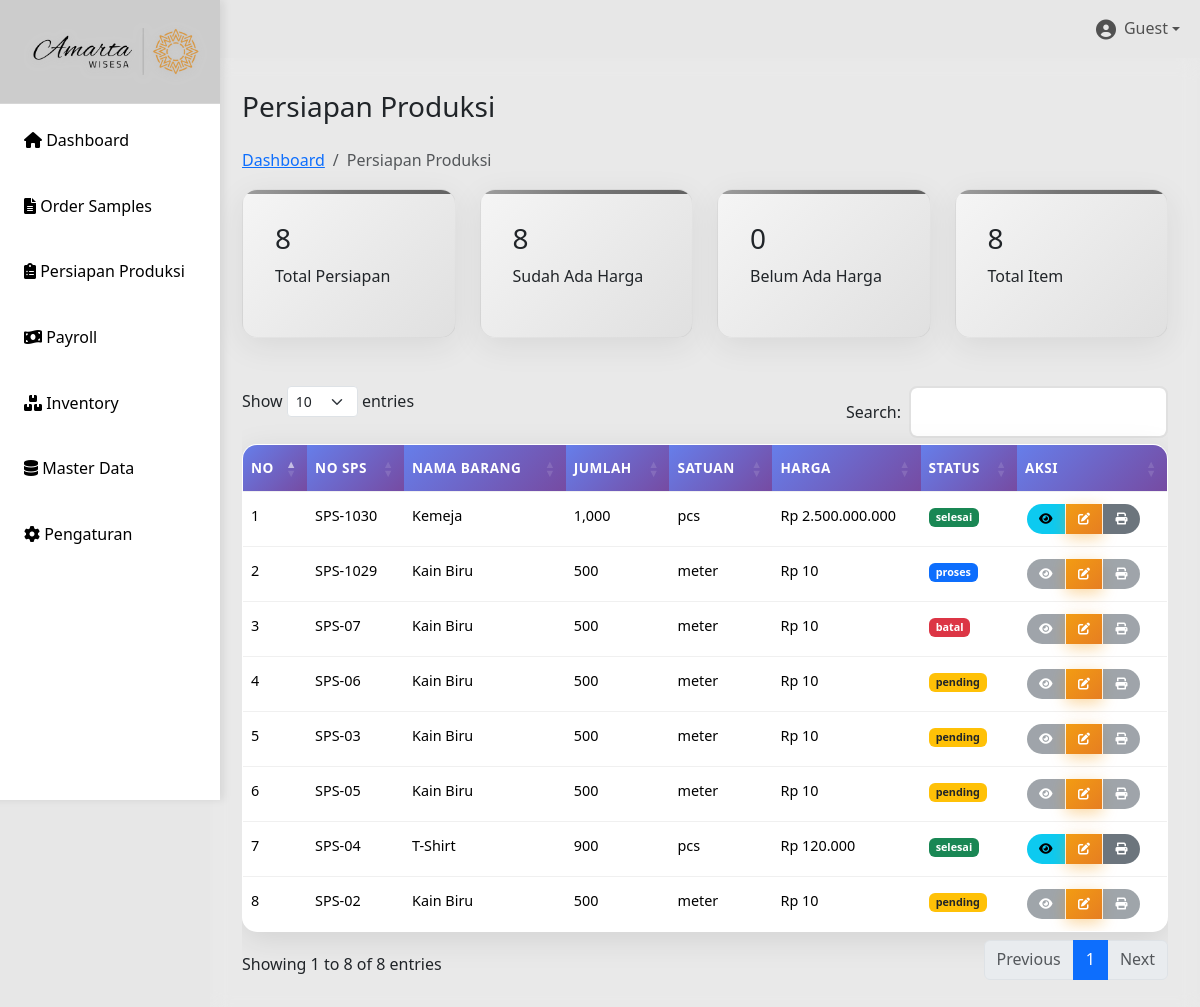
Before: /persiapan.php with the older database file.
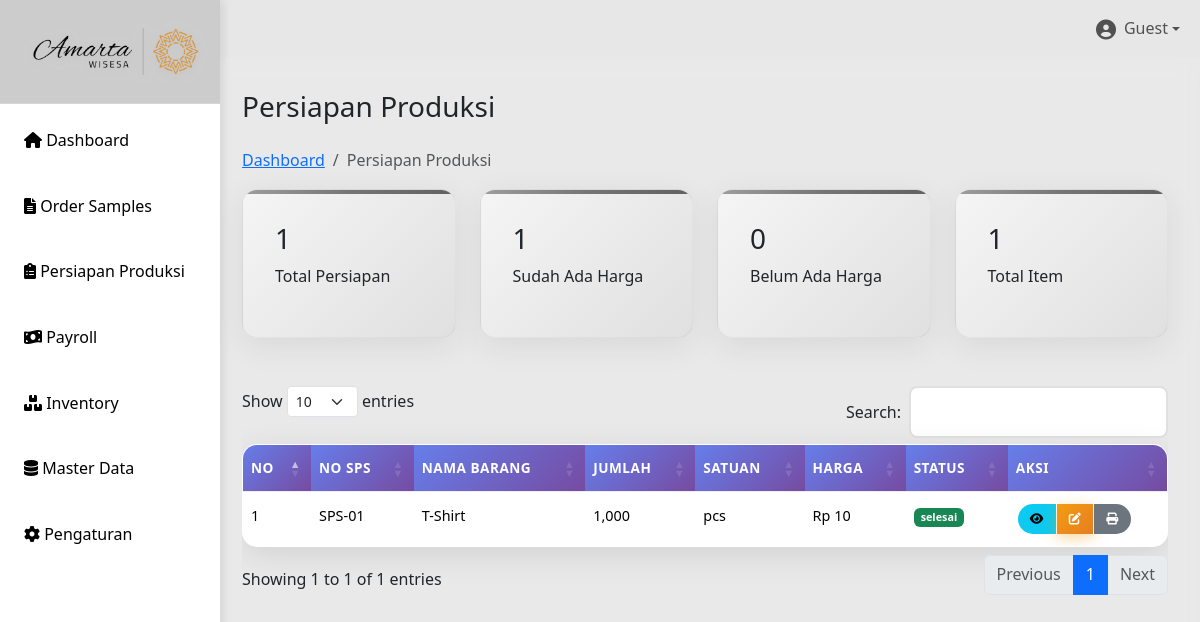
After: the same page with the newer database file.
### tables this page shows
CREATE TABLE `persiapan` (
  `id` int(11) UNSIGNED NOT NULL,
  `id_sps` int(10) UNSIGNED NOT NULL,
  `spp_no` varchar(50) NOT NULL DEFAULT '',
  `kode_barang` varchar(50) DEFAULT NULL,
  `nama_barang` varchar(100) DEFAULT NULL,
  `jumlah` int(11) DEFAULT NULL,
  `satuan` varchar(20) DEFAULT NULL,
  `harga` decimal(65,2) DEFAULT NULL,
  `total` decimal(10,2) DEFAULT NULL,
  `tanggal_persiapan` date NOT NULL,
  `pola` varchar(255) DEFAULT NULL,
  `marker` varchar(255) DEFAULT NULL,
  `upload_spk` varchar(255) DEFAULT NULL,
  `status` enum('pending','proses','selesai','batal') DEFAULT 'pending',
  `sp_srx` varchar(255) DEFAULT NULL,
  `created_at` datetime DEFAULT current_timestamp(),
  `updated_at` datetime DEFAULT current_timestamp() ON UPDATE current_timestamp()
);

CREATE TABLE `sps` (
  `id` int(10) UNSIGNED NOT NULL,
  `tanggal` date DEFAULT NULL,
  `sps_no` varchar(20) DEFAULT NULL,
  `customer` varchar(100) DEFAULT NULL,
  `item` varchar(100) DEFAULT NULL,
  `artikel` varchar(100) DEFAULT NULL,
  `qty` int(11) DEFAULT NULL,
  `size` varchar(20) DEFAULT NULL,
  `sample_product` varchar(255) DEFAULT NULL,
  `design` varchar(255) DEFAULT NULL,
  `st_chart` varchar(255) DEFAULT NULL,
  `material_sm` varchar(255) DEFAULT NULL,
  `pola_sample` varchar(255) DEFAULT NULL,
  `buat_sample` varchar(255) DEFAULT NULL,
  `kirim` date DEFAULT NULL,
  `approval` varchar(100) DEFAULT NULL,
  `sp_srx` varchar(100) DEFAULT NULL
);

### persiapan.php (the view, shortened to what the changed rows need)
<?php
include "includes/header.php";
include "config/db.php";
$result = $conn->query("SELECT p.*, s.sps_no
                        FROM persiapan p
                        LEFT JOIN sps s ON p.id_sps = s.id
                        ORDER BY p.id DESC");
$total_result = $conn->query("SELECT COUNT(*) as total_count FROM persiapan");
$total_count = $total_result ? $total_result->fetch_assoc()['total_count'] : 0;
$harga_result = $conn->query("SELECT COUNT(*) as harga_count FROM persiapan WHERE harga IS NOT NULL AND harga > 0");
$harga_count = $harga_result ? $harga_result->fetch_assoc()['harga_count'] : 0;
?>
    <main class="main-content">
            <div>
                <h1 class="h3 mb-4">Persiapan Produksi</h1>
            </div>
        <div class="row mb-4">
            <div class="col-md-3">
                <div class="stats-card">
                    <h3><?php echo $total_count; ?></h3>
                    <p>Total Persiapan</p>
                </div>
            </div>
            <div class="col-md-3">
                <div class="stats-card">
                    <h3><?php echo $harga_count; ?></h3>
                    <p>Sudah Ada Harga</p>
                </div>
            </div>
            <div class="col-md-3">
                <div class="stats-card">
                    <h3><?php echo $total_count; ?></h3>
                    <p>Total Item</p>
                </div>
            </div>
        </div>
        <div class="table-container">
            <div class="table-responsive">
                <table id="persiapanTable" class="table table-hover">
                    <thead>
                        <tr>
                            <th>No</th>
                            <th>No SPS</th>
                            <th>Nama Barang</th>
                            <th>Jumlah</th>
                            <th>Satuan</th>
                            <th>Harga</th>
                            <th>Status</th>
                            <th>Aksi</th>
                        </tr>
                    </thead>
                    <tbody>
                        <?php $no=1; while($row = $result->fetch_assoc()): ?>
                        <tr>
                            <td><?= $no++ ?></td>
                            <td><?= $row['sps_no'] ?: '-' ?></td>
                            <td><?= $row['nama_barang'] ?: '-' ?></td>
                            <td><?= number_format($row['jumlah'] ?? 0) ?></td>
                            <td><?= $row['satuan'] ?: '-' ?></td>
                            <td>Rp <?= number_format($row['harga'] ?? 0, 0, ',', '.') ?></td>
                            <td>
                                <?php
                                $status = $row['status'] ?? '';
                                $statusClass = '';
                                switch(strtolower($status)) {
                                    case 'pending':
                                        $statusClass = 'badge bg-warning text-dark';
                                        break;
                                    case 'proses':
                                        $statusClass = 'badge bg-primary';
                                        break;
                                    case 'selesai':
                                        $statusClass = 'badge bg-success';
                                        break;
                                    case 'batal':
                                        $statusClass = 'badge bg-danger';
                                        break;
                                }
                                ?>
                                <span class="<?= $statusClass ?>"><?= $status ?: '-' ?></span>
                            </td>
                            <td>
                                <div class="btn-group btn-group-sm" role="group">
                                    <?php if (strtolower($status) === 'selesai'): ?>
                                        <a href="detail-persiapan.php?id=<?= $row['id'] ?>" class="btn btn-info" title="Detail">
                                            <i class="fas fa-eye"></i>
                                        </a>
                                    <?php else: ?>
                                        <button class="btn btn-secondary" title="Detail Persiapan Enable saat Status Selesai" disabled>
                                            <i class="fas fa-eye"></i>
                                        </button>
                                    <?php endif; ?>
                                    <button class="btn btn-warning" onclick="editPersiapan(<?= $row['id'] ?>)" title="Edit">
                                        <i class="fas fa-edit"></i>
                                    </button>
                                    <?php if (strtolower($status) === 'selesai'): ?>
                                        <a href="generate_spp.php?id=<?= $row['id'] ?>" class="btn btn-secondary" title="Print" target="_blank">
                                            <i class="fas fa-print"></i>
                                        </a>
                                    <?php else: ?>
                                        <button class="btn btn-secondary" title="SPP hanya bisa dicetak saat status Selesai" disabled>
                                            <i class="fas fa-print"></i>
                                        </button>
                                    <?php endif; ?>
                                </div>
                            </td>
                        </tr>
                        <?php endwhile; ?>
                    </tbody>
                </table>
            </div>
        </div>
    </main>
<?php include 'includes/footer.php'; ?>

Changed rows visible on the page:
removed persiapan: id_sps.sps_no "SPS-1030", nama_barang "Kemeja", jumlah "1,000", satuan "pcs", harga "2.500.000.000", status "selesai"
removed persiapan: id_sps.sps_no "SPS-1029", nama_barang "Kain Biru", jumlah "500", satuan "meter", harga "10", status "proses"
removed persiapan: id_sps.sps_no "SPS-07", nama_barang "Kain Biru", jumlah "500", satuan "meter", harga "10", status "batal"
removed persiapan: id_sps.sps_no "SPS-06", nama_barang "Kain Biru", jumlah "500", satuan "meter", harga "10", status "pending"
removed persiapan: id_sps.sps_no "SPS-03", nama_barang "Kain Biru", jumlah "500", satuan "meter", harga "10", status "pending"
removed persiapan: id_sps.sps_no "SPS-05", nama_barang "Kain Biru", jumlah "500", satuan "meter", harga "10", status "pending"
removed persiapan: id_sps.sps_no "SPS-04", nama_barang "T-Shirt", jumlah "900", satuan "pcs", harga "120.000", status "selesai"
removed persiapan: id_sps.sps_no "SPS-02", nama_barang "Kain Biru", jumlah "500", satuan "meter", harga "10", status "pending"
added persiapan: id_sps.sps_no "SPS-01", nama_barang "T-Shirt", jumlah "1,000", satuan "pcs", harga "10", status "selesai"
Other visible differences:
$total_count: "8" → "1"
$harga_count: "8" → "1"
text written by a page script: "Show entries Search: Showing 1 to 8 of 8 entries Previous 1 Next" → "Show entries Search: Showing 1 to 1 of 1 entries Previous 1 Next"
